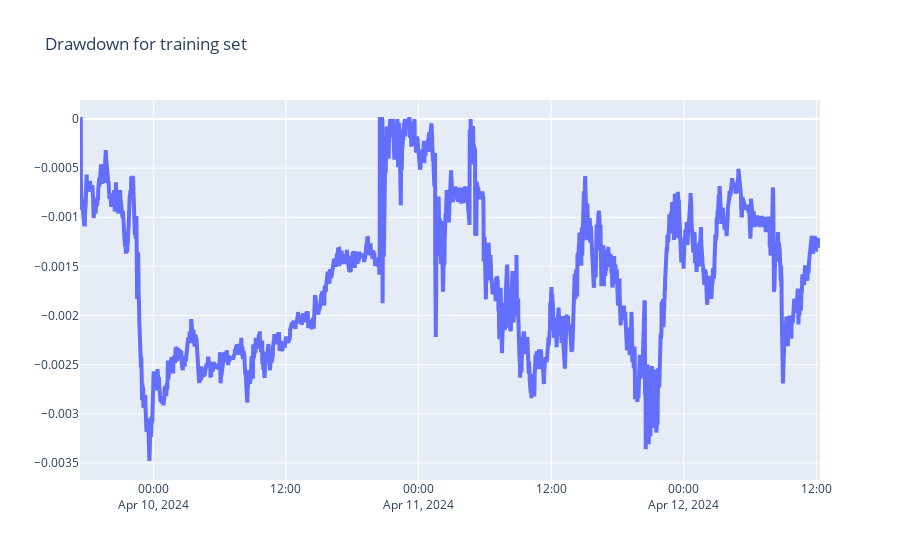

The cell this chart's notebook holds for it:
### Code cell
# plot the drawdown 
fig = go.Figure()

fig.add_trace(go.Scatter(x=train_plot.index, y=train_plot["Drawdown"], mode='lines', name='Drawdown', line=dict(width=4)))

fig.update_layout(title="Drawdown for training set")
fig.show()

### Figure 1 — Plotly figure (JSON) as saved in the notebook; plotly's stock layout.template omitted (floating-point values rounded to 4 significant figures; data arrays with more than 128 entries replaced by an {"elided": "..."} marker saying what was removed)
{"data": [{"line": {"width": 4}, "mode": "lines", "name": "Drawdown", "type": "scatter", "x": {"elided": "3995 str values"}, "y": {"elided": "3995 float values"}}], "layout": {"title": {"text": "Drawdown for training set"}}}
